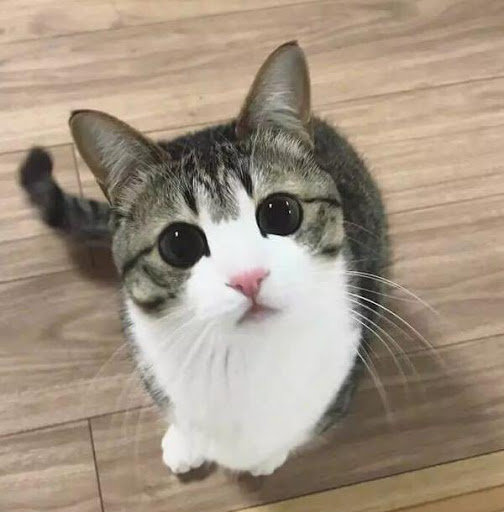
#> input picture HOG ALGROTHIM/1_cat2.png, 504 x 512 px, found by its file name
$ jupyter execute HOG_code.ipynb
#> lines starting #> are read from the running program, lines starting #| are printed output that depends on the picture; after the words box and inside, x2 and y2 are one past the last pixel; in counts of white or black regions, pixels touching at a corner belong together
[cell 1]
import cv2
import numpy as np
import matplotlib.pyplot as plt

def hog_symmetry_deduction(image_path, visualization=False):
    # 1. Load and Preprocess the Image
#> called with image_path = '/content/1_cat2.png', visualization = True
    image = cv2.imread(image_path, cv2.IMREAD_GRAYSCALE)
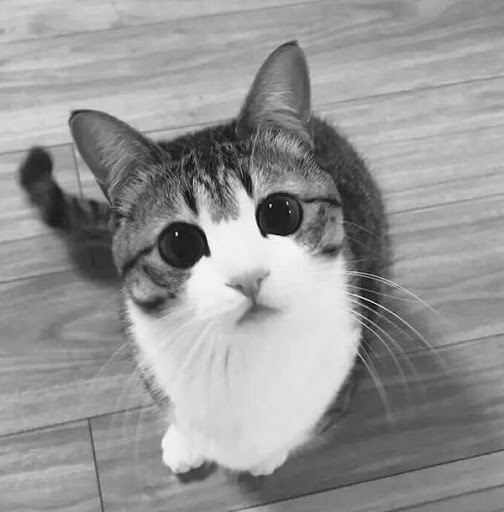
#> image: shape (512, 504); min 0, max 255, mean 149.7
    image = cv2.resize(image, (128, 128))
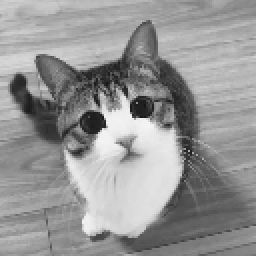
#> image: shape (128, 128) (shown 2 times larger); min 19, max 245, mean 149.7

    # 2. Split Image into Left and Right Halves
    midpoint = image.shape[1] // 2
#> midpoint = 64
    left_image = image[:, :midpoint]
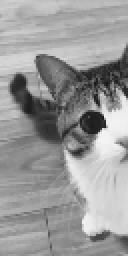
#> left_image: shape (128, 64) (shown 2 times larger); min 25, max 245, mean 153.4
    right_image = image[:, midpoint:]
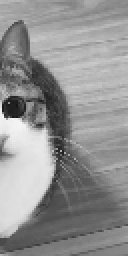
#> right_image: shape (128, 64) (shown 2 times larger); min 19, max 245, mean 145.9

    # 3. Reflect Right Half
    right_image_reflected = cv2.flip(right_image, 1)
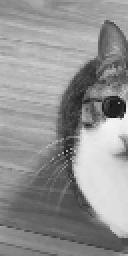
#> right_image_reflected: shape (128, 64) (shown 2 times larger); min 19, max 245, mean 145.9

    # 4. Create Combined Image with Line in Between
    combined_image = np.zeros((image.shape[0], image.shape[1] + 2), dtype=np.uint8)
    combined_image[:, :midpoint] = left_image
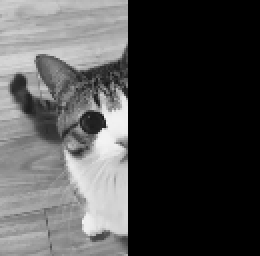
#> combined_image: shape (128, 130) (shown 2 times larger); min 0, max 245, mean 75.5
    combined_image[:, midpoint+2:] = right_image_reflected
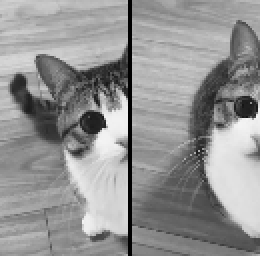
#> combined_image: shape (128, 130) (shown 2 times larger); min 0, max 245, mean 147.4
    combined_image[:, midpoint:midpoint+2] = 255
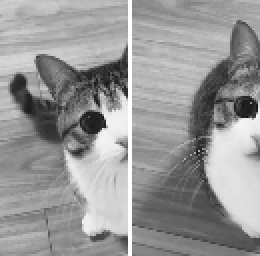
#> combined_image: shape (128, 130) (shown 2 times larger); 1.54% of pixels changed, all inside (x1, y1, x2, y2) = (64, 0, 66, 128)

    # 5. Calculate HOG Features
    hog_descriptor = cv2.HOGDescriptor()
    left_hog_features = hog_descriptor.compute(left_image)
#> left_hog_features = 3780 values, max 0.398 at index 3636, min 0.000462 at index 1177, mean 0.135
    right_hog_features = hog_descriptor.compute(right_image_reflected)
#> right_hog_features = 3780 values, max 0.565 at index 3687, min 0 at index 810, mean 0.131

    # 6. Calculate Symmetry Score (Similarity Metric)
    symmetry_score = 1 - np.linalg.norm(left_hog_features - right_hog_features)
#> symmetry_score = -6.56

    # 7. Visualize (Optional)
    if visualization:
        plt.figure(figsize=(12, 6))
        plt.subplot(131), plt.imshow(combined_image, cmap='gray'), plt.title('Combined Image with Split Line')
        plt.subplot(132), plt.imshow(left_image, cmap='gray'), plt.title('Left Half')
        plt.subplot(133), plt.imshow(right_image_reflected, cmap='gray'), plt.title('Reflected Right Half')

        plt.figure(figsize=(12, 6))
        plt.subplot(121), plt.bar(range(len(left_hog_features)), left_hog_features, alpha=0.5, label='Left HOG')
        plt.bar(range(len(right_hog_features)), right_hog_features, alpha=0.5, label='Reflected Right HOG')
        plt.legend(), plt.title(f'HOG Features - Symmetry Score: {symmetry_score:.2f}')
        plt.show()
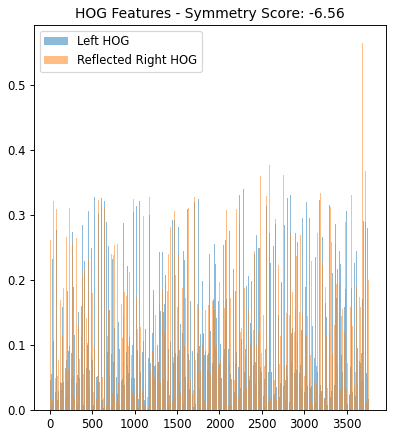
#> figure drawn by matplotlib, 1 panel

    return symmetry_score

image_path = '/content/1_cat2.png'
symmetry_score = hog_symmetry_deduction(image_path, visualization=True)
#> symmetry_score = -6.56
print(f"Symmetry Score: {symmetry_score:.2f}")
#| Symmetry Score: -6.56
